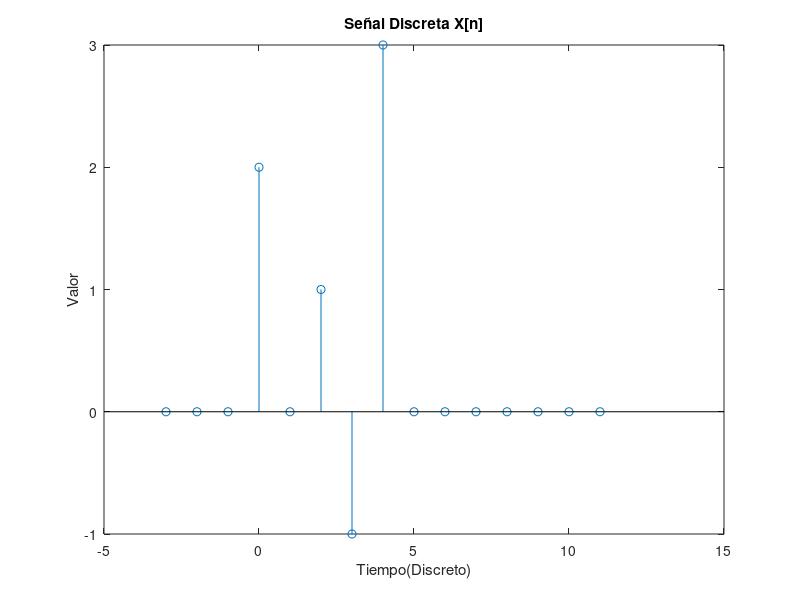
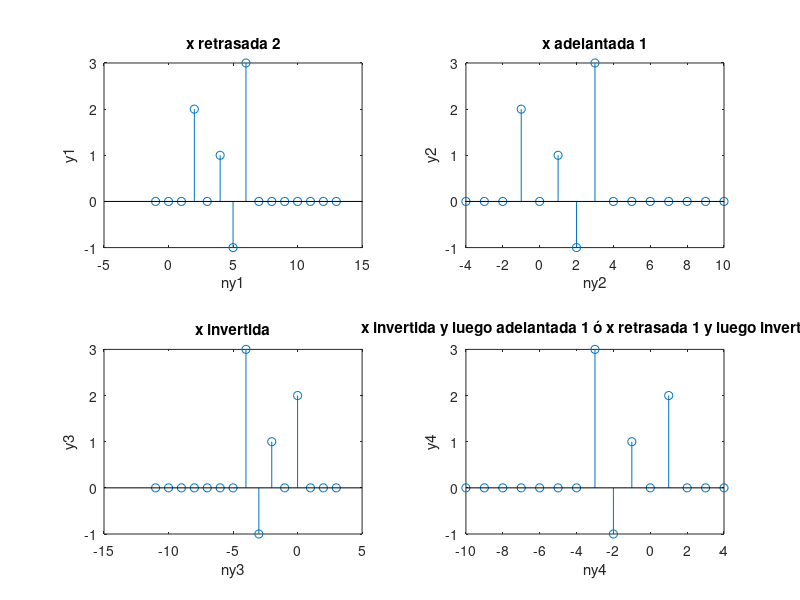

Recreate these plots in MATLAB, in order.
nx = [-3:11];
% Damos valores en nx = [0:4]
x_1 = [2 0 1 -1 3];
x = [zeros(1,3) x_1 zeros(1,7)];
stem(nx,x)
xlabel('Tiempo(Discreto)')
ylabel('Valor')
title('Señal Discreta X[n]')
figure

%Definimos las señales adicionales
y1 = x;
y2 = x;
y3 = x;
y4 = x;

%Transformamos los vectores índice
% Y ploteamos

ny1 = nx +2;
subplot(2,2,1);
stem(ny1,y1)
xlabel('ny1')
ylabel('y1')
title('x retrasada 2')

ny2 = nx -1;
subplot(2,2,2)
stem(ny2,y2)
xlabel('ny2')
ylabel('y2')
title('x adelantada 1')


ny3 = nx *(-1);
subplot(2,2,3)
stem(ny3,y3)
xlabel('ny3')
ylabel('y3')
title('x invertida')

%ny4_1 = nx + 1;
%ny4 = ny4_1  *(-1);
ny4_1 = nx  *(-1);
ny4 = ny4_1 + 1;
subplot(2,2,4)
stem(ny4,y4)
xlabel('ny4')
ylabel('y4')
title('x invertida y luego adelantada 1 ó x retrasada 1 y luego invertida ')
